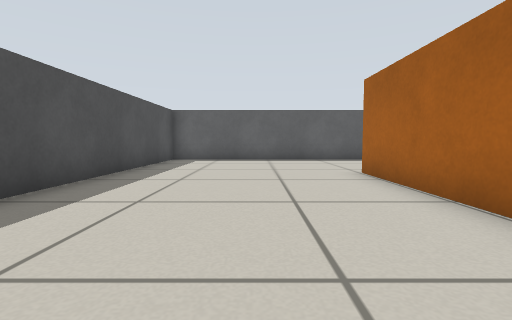
View 1 (above)

16 first-person views from a walk through a robot-simulator world made for Gazebo. The camera is 0.39 m above the floor, tilts 4° down and sees 85° across. The floor is counted in squares, 0.5 m on a side. Each view is taken from the middle of a square. On the plan, view 1 faces up. The plan holds only what a view shows up to about 10 squares ahead; the rest is blank.

View 2
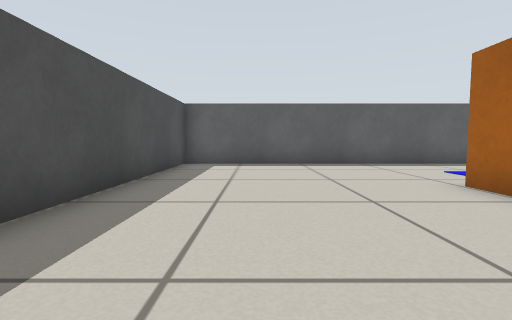

View 3
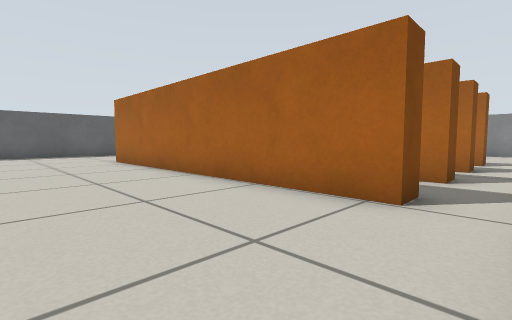

View 4
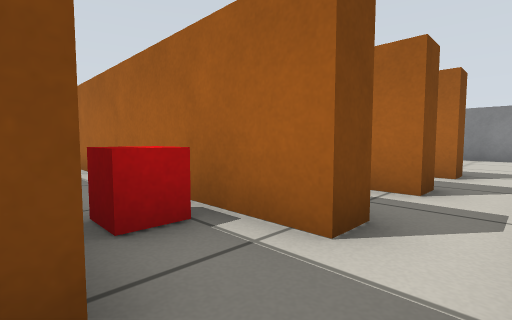

View 5
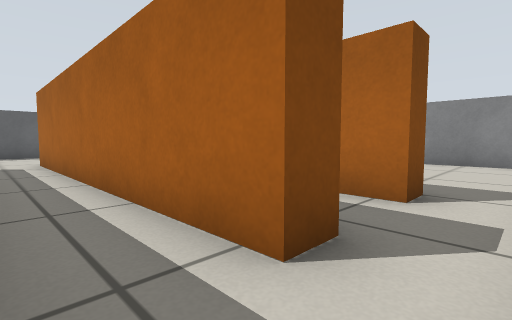

View 6
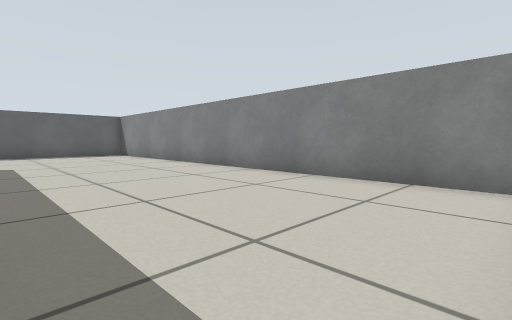

View 7
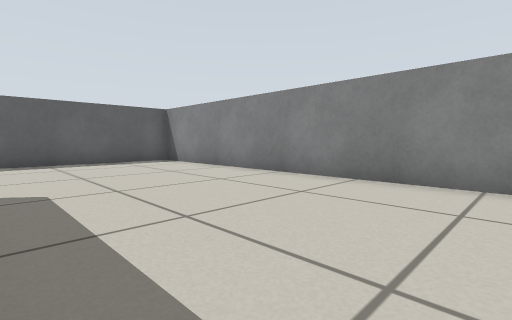

View 8
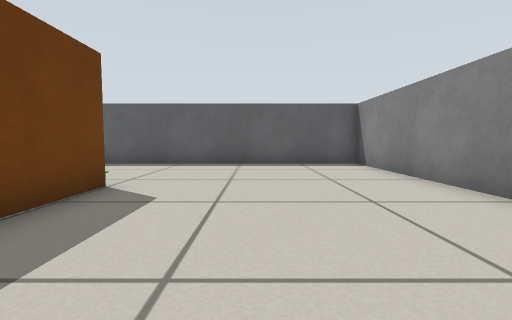

View 9
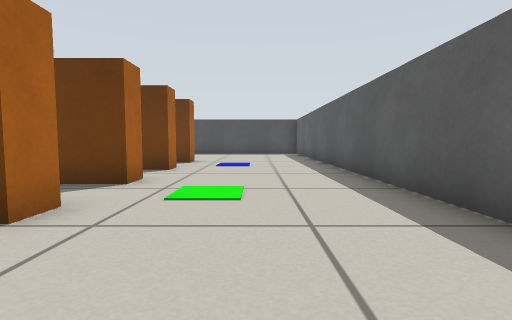

View 10
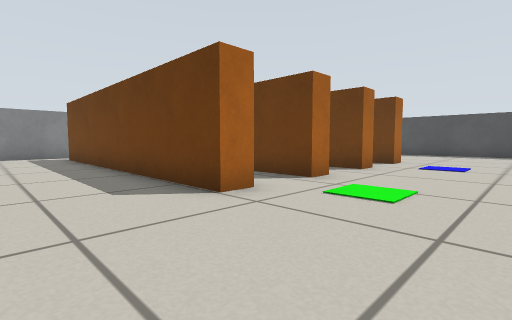

View 11
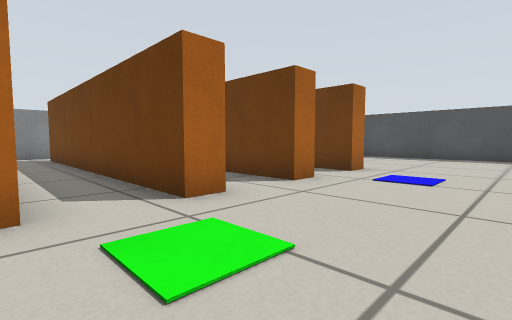

View 12
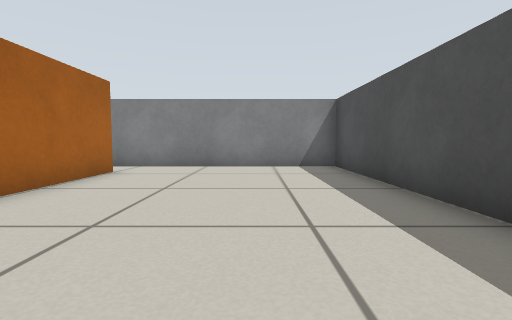

View 13
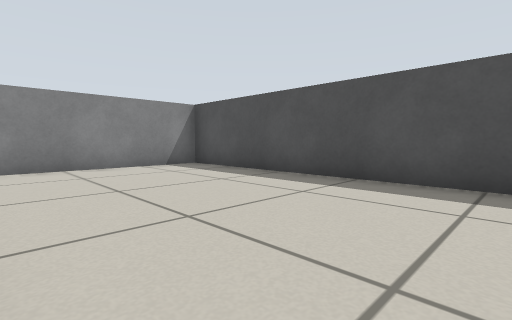

View 14
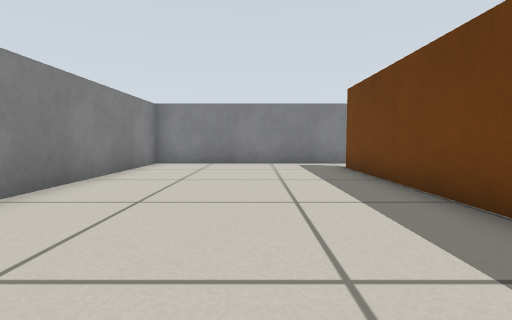

View 15
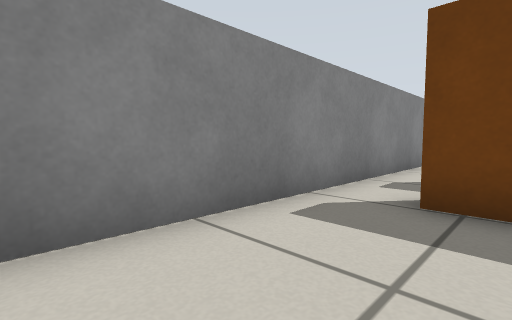

View 16
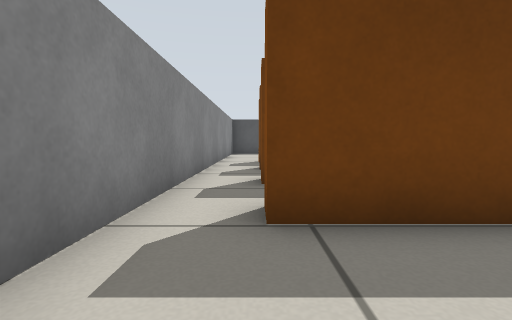

### Floor plan
Points are (right, up) in squares from view 1. A wall is a line through its corners. A room is listed if a view was taken in it or the views show most of it. See-through windows are left out.
Room 1 (views 1, 2, 3, 4, 5, 6, 7, 8, 9, 10, 11, 12, 13, 14, 15, 16)
walls: (4.9, 6.7) (5.6, 6.7) (5.6, 4.5); (7.4, 6.7) (8, 6.7) (8, -2.9) (7.4, -2.9) (7.4, 6.7); (9.6, 6.7) (10.4, 6.7) (10.4, -2.9) (9.8, -2.9) (9.8, -1.9); (5.8, -2.9) (5, -2.9) (5, 4.6); (3.4, -2.9) (2.6, -2.9) (2.6, 6.7) (3.2, 6.7) (3.2, 5.5); (-3.4, 11.4) (-3.4, -4.4) (16.4, -4.4) (16.4, 11.4) (-3.4, 11.4)
objects: red box (4, -1)

Positions as (right, up) in squares from view 1, and headings:
1: (0, 0), facing up
2: (-1, 2), facing up
3: (-1, -4), facing up-right
4: (3, -4), facing up-right
5: (6, -4), facing up-right
6: (11, -4), facing up-right
7: (11, 1), facing up-right
8: (13, 2), facing up
9: (13, 9), facing left
10: (13, 10), facing down-left
11: (10, 10), facing down-left
12: (-1, 4), facing down
13: (2, 4), facing down-left
14: (13, 5), facing down
15: (14, -2), facing down-left
16: (13, -3), facing left
